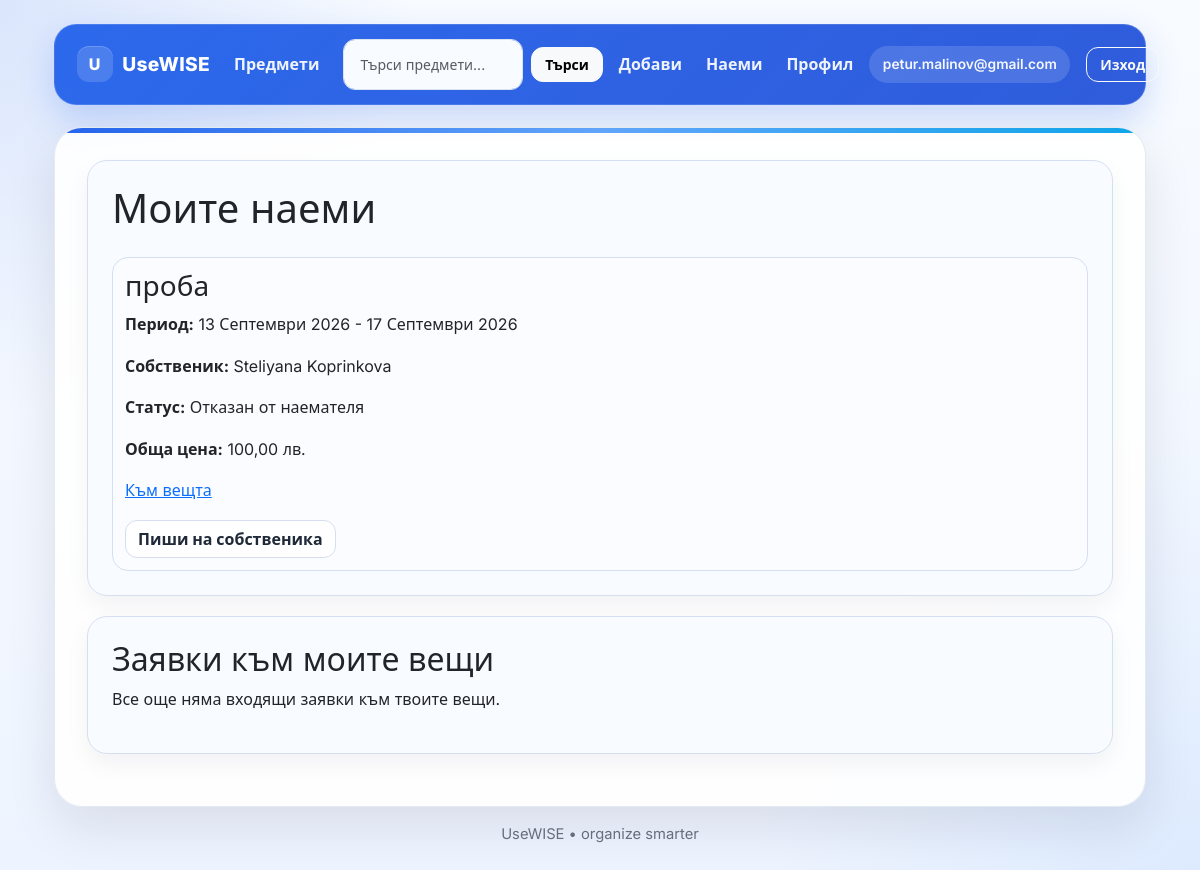
The app's page /rentals/ (signed in) with its own data.
### accounts/models.py (models this page shows, shortened)
class User(AbstractUser):
    email = models.EmailField(_("имейл"), unique=True)
    phone = models.CharField(_("телефонен номер"), max_length=20, unique=True)
    country = models.CharField(_("държава"), max_length=100)
    city_or_village = models.CharField(_("град/село"), max_length=100)
    USERNAME_FIELD = "email"
    EMAIL_FIELD = "email"
    REQUIRED_FIELDS = ["first_name", "last_name", "phone", "country", "city_or_village"]
    objects = UserManager()

### rentals/models.py (models this page shows, shortened)
class Rental(models.Model):
    class Status(models.TextChoices):
        PENDING = "pending", "Изчаква"
        APPROVED = "approved", "Одобрен"
        DECLINED = "declined", "Отказан"
        CANCELLED = "cancelled", "Отказан от наемателя"
    item = models.ForeignKey(Item, on_delete=models.CASCADE, related_name="rentals")
    renter = models.ForeignKey(
        settings.AUTH_USER_MODEL,
        on_delete=models.CASCADE,
        related_name="rentals",
    )
    start_date = models.DateField("начална дата")
    end_date = models.DateField("крайна дата")
    status = models.CharField(
        "статус",
        max_length=20,
        choices=Status.choices,
        default=Status.PENDING,
    )
    created_at = models.DateTimeField(auto_now_add=True)
    updated_at = models.DateTimeField(auto_now=True)
    class Meta:
        ordering = ["-created_at"]
    @property
    def total_days(self):
        return (self.end_date - self.start_date).days + 1
    @property
    def total_price(self):
        return Decimal(self.total_days) * self.item.price_per_day

### items/models.py (models this page shows, shortened)
class Item(models.Model):
    owner = models.ForeignKey(settings.AUTH_USER_MODEL, on_delete=models.CASCADE)
    title = models.CharField(max_length=100)
    description = models.TextField()
    price_per_day = models.DecimalField(max_digits=6, decimal_places=2)
    image = models.ImageField(upload_to='items/')
    available = models.BooleanField(default=True)

### rentals/views.py (the view)
# urls.py: path("", views.dashboard, name="dashboard"),
@login_required
def dashboard(request):
    renter_rentals = Rental.objects.filter(renter=request.user).select_related("item", "item__owner")
    owner_requests = Rental.objects.filter(item__owner=request.user).select_related("item", "renter")
    return render(
        request,
        "rentals/dashboard.html",
        {
            "renter_rentals": renter_rentals,
            "owner_requests": owner_requests,
        },
    )

### rentals/templates/rentals/dashboard.html (shortened to what this page needs)
{% extends "base.html" %}
{% block content %}
  <section class="card">
    <h1>Моите наеми</h1>
    {% if renter_rentals %}
      <div class="grid">
        {% for rental in renter_rentals %}
          <article class="item">
            <h3>{{ rental.item.title }}</h3>
            <p><strong>Период:</strong> {{ rental.start_date }} - {{ rental.end_date }}</p>
            <p><strong>Собственик:</strong> {{ rental.item.owner.first_name }} {{ rental.item.owner.last_name }}</p>
            <p><strong>Статус:</strong> {{ rental.get_status_display }}</p>
            <p><strong>Обща цена:</strong> {{ rental.total_price }} лв.</p>
            <p><a href="{% url 'item_detail' rental.item.id %}">Към вещта</a></p>
            <form method="post" action="{% url 'chat:start_direct' rental.item.owner.id %}">
              <button type="submit" class="btn btn-secondary">Пиши на собственика</button>
            </form>
          </article>
        {% endfor %}
      </div>
    {% else %}
      <p>Все още нямаш заявки за наем.</p>
    {% endif %}
  </section>
  <section class="card">
    <h2>Заявки към моите вещи</h2>
    {% if owner_requests %}
      <div class="grid">
        {% for rental in owner_requests %}
          <article class="item">
            <h3>{{ rental.item.title }}</h3>
            <p><strong>Наемател:</strong> {{ rental.renter.first_name }} {{ rental.renter.last_name }}</p>
            <p><strong>Телефон:</strong> {{ rental.renter.phone }}</p>
            <p><strong>Период:</strong> {{ rental.start_date }} - {{ rental.end_date }}</p>
            <p><strong>Статус:</strong> {{ rental.get_status_display }}</p>
            <p><strong>Обща цена:</strong> {{ rental.total_price }} лв.</p>
            <form method="post" action="{% url 'chat:start_direct' rental.renter.id %}">
              {% csrf_token %}
              <button type="submit" class="btn btn-secondary">Пиши на наемателя</button>
            </form>
            {% if rental.status == "pending" %}
              <form method="post" action="{% url 'rentals:approve' rental.id %}">
                {% csrf_token %}
                <button type="submit" class="btn btn-primary">Одобри</button>
              </form>
              <form method="post" action="{% url 'rentals:decline' rental.id %}">
                {% csrf_token %}
                <button type="submit" class="btn btn-secondary">Откажи</button>
              </form>
            {% endif %}
          </article>
        {% endfor %}
      </div>
    {% else %}
      <p>Все още няма входящи заявки към твоите вещи.</p>
    {% endif %}
  </section>
{% endblock %}

### templates/base.html (shortened to what this page needs)
<!DOCTYPE html>
{% load static %}
<html lang="bg">
<head>
  <link href="https://cdn.jsdelivr.net/npm/bootstrap@5.3.3/dist/css/bootstrap.min.css" rel="stylesheet">
</head>
<body>
  <div class="page-shell">
    <nav class="navbar navbar-expand-lg navbar-dark">
      <div class="container-fluid px-1">
        <a class="navbar-brand" href="/">
          <span class="brand-badge">U</span>
          UseWISE
        </a>
        <div class="collapse navbar-collapse" id="mainNav">
          <div class="navbar-nav ms-auto align-items-lg-center gap-lg-2">
            <a class="nav-link" href="{% url 'item_list' %}">Предмети</a>
            <form method="get" action="{% url 'item_list' %}" class="d-flex align-items-center ms-2">
              <input
                type="search"
                name="q"
                value="{{ request.GET.q|default:'' }}"
                placeholder="Търси предмети..."
                class="form-control form-control-sm me-2"
                style="min-width: 180px; max-width: 220px; border-radius: 12px;"
              />
              <button type="submit" class="btn btn-light btn-sm">Търси</button>
            </form>
            {% if user.is_authenticated %}
              <a class="nav-link" href="{% url 'add_item' %}">Добави</a>
              <a class="nav-link" href="{% url 'rentals:dashboard' %}">Наеми</a>
              <a class="nav-link" href="{% url 'accounts:profile' %}">Профил</a>
              <span class="nav-user-pill d-none d-lg-inline">
                {{ user.username }}
              </span>
              <form action="{% url 'accounts:logout' %}" method="post" class="d-flex align-items-center ms-lg-2">
                <button type="submit" class="btn btn-outline-light btn-sm">
                  Изход
                </button>
              </form>
            {% else %}
              <a class="nav-link" href="{% url 'accounts:login' %}">Вход</a>
              <a class="btn btn-light btn-sm text-primary" href="{% url 'accounts:signup' %}">
                Регистрация
              </a>
            {% endif %}
          </div>
        </div>
      </div>
    </nav>
    <div class="main-card">
      {% block content %}{% endblock %}
    </div>
    <div class="footer-note">
      UseWISE • organize smarter
    </div>
  </div>
</body>
</html>

### templates/base.html (style rules this page uses)
:root { --primary: #2563eb; --primary-dark: #1d4ed8; --text-main: #1f2937; --text-muted: #6b7280; --border: #d6dfef; --surface: rgba(255, 255, 255, 0.9); --surface-soft: rgba(248, 251, 255, 0.94); --shadow: 0 20px 50px rgba(15, 23, 42, 0.10); --shadow-soft: 0 12px 30px rgba(37, 99, 235, 0.14); }
* { box-sizing: border-box; }
body { margin: 0; font-family: "Inter", "Segoe UI", sans-serif; color: var(--text-main); min-height: 100vh; line-height: 1.6; background: radial-gradient(circle at top left, rgba(37, 99, 235, 0.14), transparent 28%), radial-gradient(circle at bottom right, rgba(96, 165, 250, 0.12), transparent 30%), linear-gradient(180deg, #f8fbff 0%, #eef4ff 100%); }
.page-shell { max-width: 1120px; margin: 24px auto; padding: 0 14px; }
.navbar { border-radius: 22px; padding: 0.9rem 1.1rem; margin-bottom: 1.4rem; background: linear-gradient(135deg, rgba(37, 99, 235, 0.96), rgba(29, 78, 216, 0.92)); box-shadow: 0 14px 34px rgba(37, 99, 235, 0.22); border: 1px solid rgba(255, 255, 255, 0.14); }
.navbar-brand { color: #fff !important; font-weight: 800; font-size: 1.2rem; letter-spacing: 0.3px; display: flex; align-items: center; gap: 0.6rem; }
.brand-badge { width: 36px; height: 36px; border-radius: 12px; display: inline-flex; align-items: center; justify-content: center; background: rgba(255, 255, 255, 0.15); box-shadow: inset 0 1px 0 rgba(255, 255, 255, 0.18); font-size: 1rem; font-weight: 800; }
.navbar .nav-link { color: rgba(255, 255, 255, 0.92) !important; font-weight: 600; padding: 0.55rem 0.85rem; border-radius: 12px; transition: 0.22s ease; }
.navbar-nav { flex-wrap: nowrap !important; gap: 0.5rem; }
.navbar-nav form { display: inline-flex; align-items: center; margin-left: 0.6rem; }
.navbar-nav form .form-control { min-width: 170px; max-width: 220px; margin-right: 0.25rem; }
.navbar-nav form .btn { margin: 0; min-height: 34px; padding: 0.35rem 0.8rem; }
.nav-user-pill { background: rgba(255, 255, 255, 0.14); color: rgba(255, 255, 255, 0.95); padding: 0.45rem 0.85rem; border-radius: 999px; font-size: 0.86rem; font-weight: 600; }
.main-card { background: var(--surface); border: 1px solid rgba(226, 232, 240, 0.9); border-radius: 28px; padding: 2rem; box-shadow: var(--shadow); position: relative; overflow: hidden; }
.main-card::before { content: ""; position: absolute; inset: 0 auto auto 0; width: 100%; height: 5px; background: linear-gradient(90deg, #2563eb, #60a5fa, #0ea5e9); }
.hero, .card { background: var(--surface-soft); border: 1px solid var(--border); border-radius: 20px; padding: 1.5rem; box-shadow: 0 10px 24px rgba(15, 23, 42, 0.05); margin-bottom: 1.25rem; }
.hero h1, .card h1:first-child, .card h2:first-child { margin-top: 0; }
.btn { transition: 0.22s ease; border-radius: 14px; font-weight: 700; }
.btn-secondary, .btn-light, .btn-outline-light { border-radius: 12px; font-weight: 700; }
.btn-secondary { background: #fff; color: var(--text-main); border: 1px solid var(--border); }
.form-control, .form-select, textarea, select, input[type="text"], input[type="email"], input[type="password"], input[type="number"], input[type="date"], input[type="search"] { border-radius: 16px; padding: 0.85rem 1rem; border: 1px solid #dbe3ef; background-color: #f8fbff; transition: 0.2s ease; }
.grid { display: grid; grid-template-columns: repeat(auto-fit, minmax(220px, 1fr)); gap: 12px; margin-top: 16px; }
.item { border: 1px solid var(--border); border-radius: 16px; padding: 12px; background: #fafcff; }
.footer-note { text-align: center; color: var(--text-muted); font-size: 0.92rem; margin-top: 1rem; }

### records on screen
User: username "petur.malinov@gmail.com"
Rental: item "проба", start_date "13 Септември 2026", end_date "17 Септември 2026", item.owner.first_name "Steliyana", item.owner.last_name "Koprinkova", status "Отказан от наемателя", total_price "100,00"
